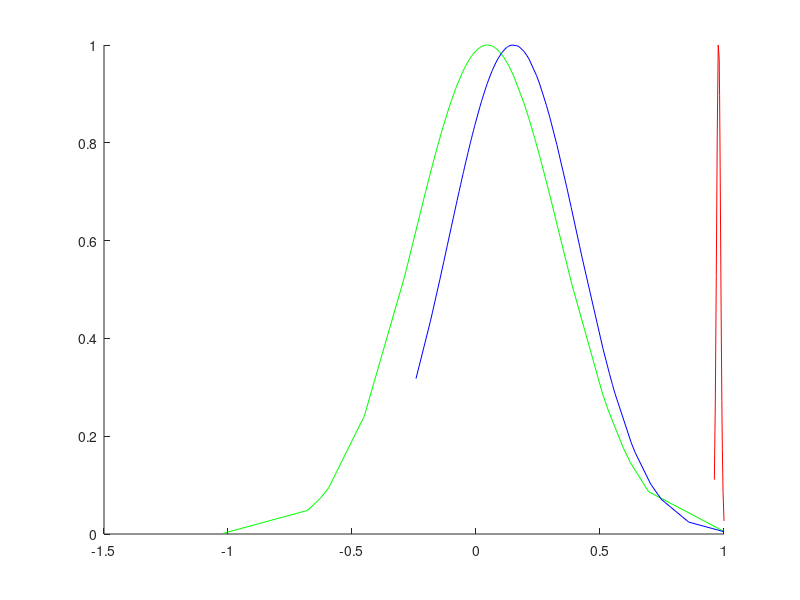

Reproduce this figure in MATLAB.
close all
z1=[0.972762652
0.968871546
0.972762652
0.976653669
0.976653669
0.976653669
0.992217801
0.988326835
0.972762652
0.984435779
0.972762652
0.996106453
0.996106453
0.968871546
0.980544762
0.968871546
0.976653669
0.984435779
0.984435779
0.968871546
0.980544762
0.976653669
0.972762652
1
0.991277731
0.976653669
0.976653669
0.968871546
0.968871546
0.968871546
0.984435779
0.980544762
0.993356054
0.984435779
0.980544762
0.980544762
0.976653669
0.984435779
0.984435779
0.980544762
0.980544762
0.980544762
0.976653669
0.972762652
0.984435779
0.980544762
0.980544762
0.976653669
0.984435779
0.972762652
0.972762652
0.976653669
0.976653669
0.980544762
0.984435779
0.968871546
0.992217801
0.972762652
0.968871546
0.961089486
0.968871546
0.980544762
0.968871546
0.961089486
0.984435779
1
0.972762652
0.991277731
0.976653669
0.976653669
0.972762652
0.984435779
0.972762652
0.976653669
0.984435779
0.972762652
0.972762652
0.968871546
0.988326835
0.976653669
0.972762652
0.968871546
0.964980541
0.988326835
0.972762652
0.980544762
0.968871546
0.968871546
0.980544762
0.980544762
0.980544762
0.984435779
0.972762652
0.976653669
0.984435779
0.961089486
0.982195161
0.984435779
0.976653669
0.976653669]
z1=sort(z1,'ascend')
p7=normpdf(z1,0.978141313,0.008100578)
W7=max(p7);
p7=p7/W7;
z2=[-0.594339704
-0.679245381
-0.448113272
1
0.311320737
0.047169815
-0.023584907
-0.08018868
-0.202830201
-0.169811338
0
0.009433963
-0.103773587
-0.023584907
0.127358515
0.084905669
-0.014150945
-0.047169815
-0.037735853
-1.018965658
0.094339628
0.094339628
-0.132075486
-0.287735878
-0.240566053
-0.047169815
0.03301887
-0.056603778
-0.099056607
-0.108490575
-0.108490575
0.014150945
0.146226433
0.193396227
0.231132078
0.259433986
0.287735878
0.042452835
0.061320762
0.127358515
0.193396227
0.69339625
0.696462614
0.533018933
0.283018891
0.21226416
0.21226416
0.334905688
0.509434043
0.594339704
0.514150984
0.386792454
0.349056619
0.509434043
0.292452865
-0.042452835
-0.254717029
-0.08018868
0.122647108
0.150943282
-0.004716982
0.004716982
-0.452830228
-0.627353003
-0.452830228
0.622641489
0.21226416
0.018867926
-0.042452835
-0.018867926
-0.014150945
-0.155658889
-0.188640389
0.075471705
0.066037743
0.046572845
0.075471705
0.132075486
0.153253081
0.018864047
0.028301889
0.066037743
0.037735853
-0.037735853
-0.094339628
-0.136792454
-0.278301919
-0.240566053
-0.028301889
0.08018868
-0.117924536
-0.141509445
-0.094339628
0.023584907
0.122641528
0.113207553
0.113207553
0.249999996
0.311320737
0.235849065]
z2=sort(z2,'ascend')
p8=normpdf(z2,0.045330308,0.294269812)
W8=max(p8);
p8=p8/W8;
z3=[-0.175999985
-0.175999985
-0.131999979
-0.065999993
-0.021999998
0.069999997
0.045999999
-0.004
-0.018
0.065999993
0.206000001
0.369999978
0.625999952
0.747999965
0.701999976
0.555999968
0.365999993
0.128
-0.039999998
-0.032
-0.032
-0.009999999
-0.009999999
-0.009999999
-0.184000001
-0.241999991
-0.049999998
0.257999983
0.427999961
0.383999994
0.36399999
0.560000005
0.857999964
1
0.707999918
0.707999918
0.642000004
0.511999995
0.365999993
0.243999993
0.143999999
0.021999998
-0.087999992
-0.115999986
-0.099999993
-0.032
0.043999996
0.087999992
0.101999996
0.124000002
0.128
0.041999997
-0.018
-0.062000001
-0.052000002
-0.023999999
0.126000004
0.284000007
0.418000008
0.325999965
0.191999997
0.191999997
0.023999999
-0.041999997
-0.041999997
-0.145999989
-0.079999996
-0.019999999
-0.023999999
-0.032
0.052000002
0.131999979
0.167999989
0.213999984
0.297999985
0.423999957
0.537999979
0.549999993
0.547999926
0.385999997
0.385999997
0.173999996
0.063999999
-0.006
-0.045999999
-0.067999995
-0.041999997
-0.013999998
0.029999999
0.069999997
0.087999992
0.087999992
0.118000002
0.079999996
0.016
-0.009999999
-0.075999998
-0.129999996
-0.089999995
0.041999997]
z3=sort(z3,'ascend')
p9=normpdf(z3,0.150739994,0.259335548)
W9=max(p9);
p9=p9/W9;
hold all
plot(z1,p7,'r')
plot(z2,p8,'g')
plot(z3,p9,'b')